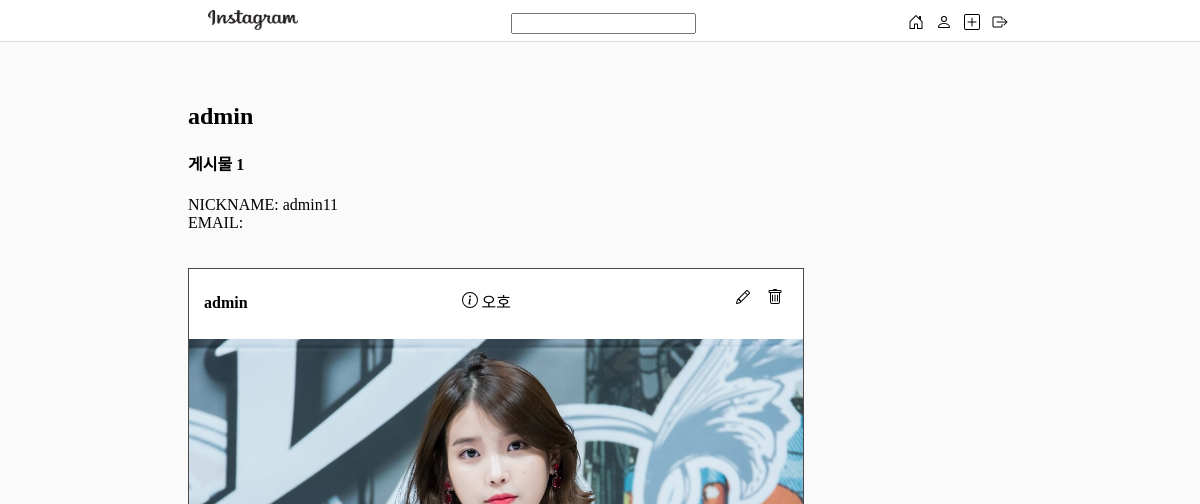
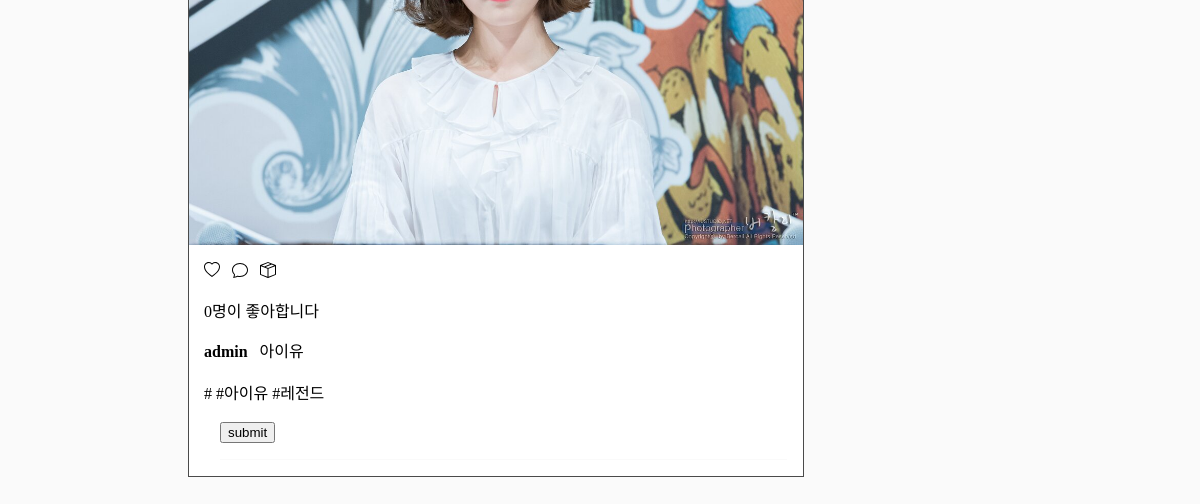
/mypage/admin, run on an earlier commit of the app's database (2 pictures, top to bottom).
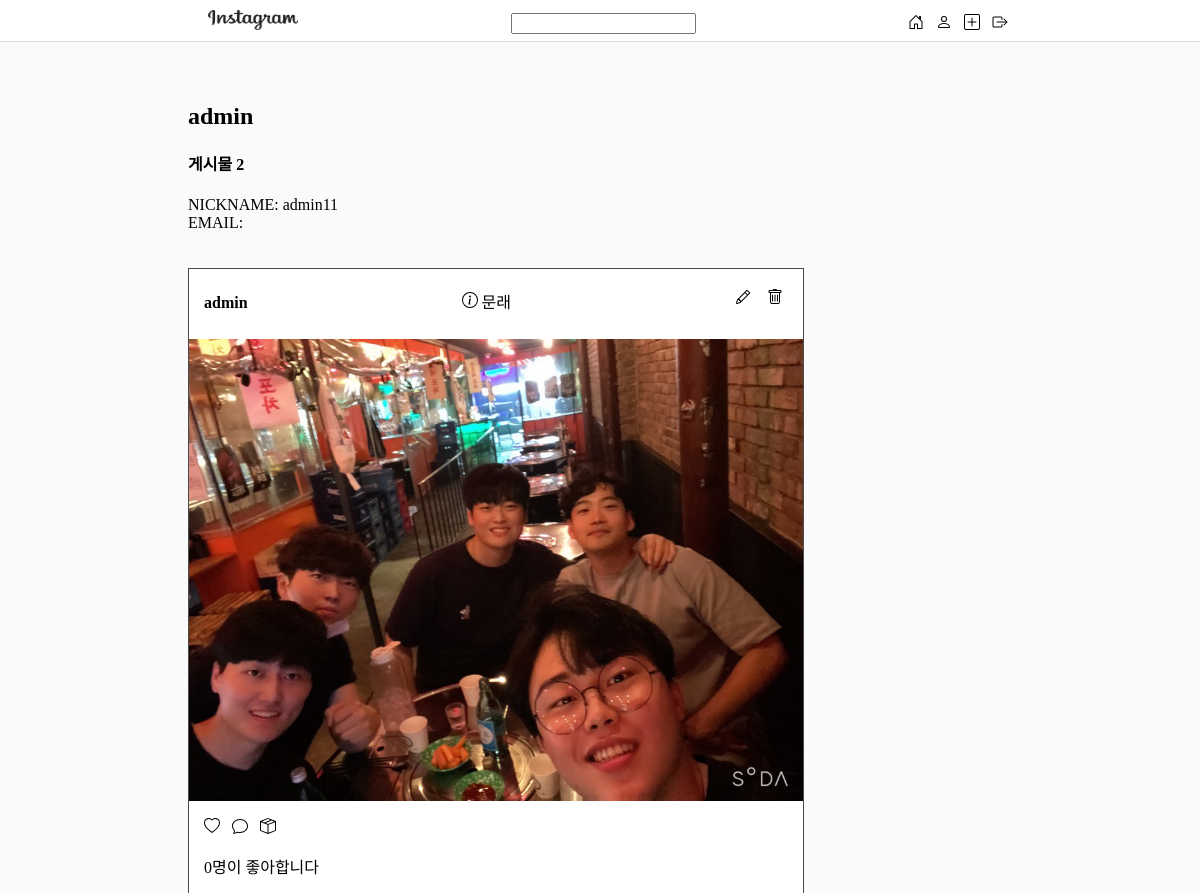
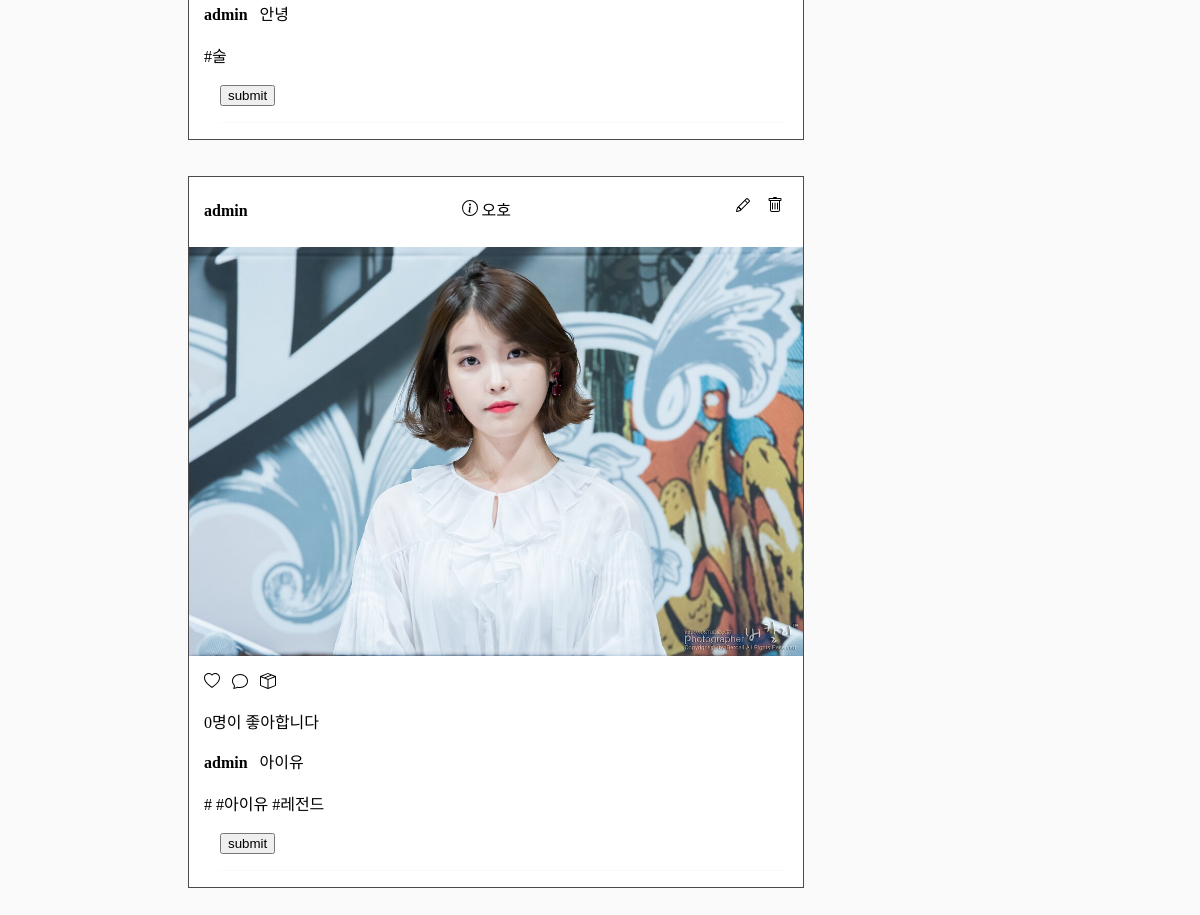
And on a later commit of the database (2 pictures, top to bottom).
### insta/models.py (models this page shows, shortened)
class CustomUser(AbstractUser):
    def __str__(self):
        return self.username
    profile_image = models.ImageField(upload_to='images/', blank=True)
    nickname = models.CharField(max_length=50)

class Post(models.Model):
    title = models.CharField(max_length=200)
    content = models.TextField()
    image = models.ImageField(upload_to='images/', blank=True)
    writer = models.ForeignKey(settings.AUTH_USER_MODEL, on_delete=models.CASCADE, related_name="writer", default="")
    place = models.CharField(max_length=50)
    likes = models.ManyToManyField(settings.AUTH_USER_MODEL, related_name="likes")
    hashtag_field = models.CharField(max_length=200, blank=True)
    hashtags = models.ManyToManyField('Hashtag', blank=True)

class Hashtag(models.Model):
    name = models.CharField(max_length=50)

### insta/views.py (the view)
# urls.py: path('mypage/<str:pk>', insta.views.mypage, name='mypage'),
def mypage(request, pk):
    users = CustomUser.objects.get(username=pk)
    posts = Post.objects.filter(writer=users).order_by('-id')
    return render(request, 'insta/mypage.html', {"users": users, "posts": posts})

### insta/templates/insta/mypage.html (shortened to what this page needs)
{% extends 'insta/base.html' %}
{% load static %}
{% block header %}
<div class="main">
<div>
<div>
    <h2>{{ users.username }}</h2>
    <h4>게시물 {{ posts.count }}</h4>
    NICKNAME: {{ users.nickname }}<br>
    EMAIL: {{ users.email }}
</div>
</div><br><br>
<div class="mypage_post">
{% for post in posts %}
<div class="card">
    <header>
        <span class="username">
        <a href="{% url 'mypage' pk=post.writer %}" style="text-decoration:none">
            {{ post.writer }}
        </a>
        </span>
        <span class="place">
            {{ post.place }}
        </span>
        <span class="change">
        <a href="{% url 'update' pk=post.pk %}">
        </a> &nbsp;&nbsp;
        <a href="{% url 'delete' pk=post.pk %}">
        </a>
        </span>
    </header>
    <div class="card_image">
        {% if post.image %}
            <img src="{{ post.image.url }}" alt="">
        {% endif %}
    </div>
    <div class="card-bottom">
    <div class="function1">
        <a href="{% url 'like' pk=post.pk %}">
        </a>&nbsp;
        <span>
        </span>
        <span>
        </span>
    </div>
    <p> {{ post.likes.count }}명이 좋아합니다 </p>
    <div class="info">
        <div>
        <a style="font-weight: bold;"href="{% url 'mypage' pk=post.writer %}" style="text-decoration:none">
            {{ post.writer }}
        </a> &nbsp;
        {{ post.content }}
        </div>
    </div><br>
        <span>
            {% for hashtag in post.hashtags.all %}
              <a class="hashtag" href="/hashtag/{{ hashtag.name }}" style="text-decoration:none">
                #{{ hashtag.name }} </a>
            {% endfor %}
        </span>    <br><br>
    <div class="comment">
        <form method="POST" action="/comment/{{ post.id }}">
            <input type="submit" value="submit">
        </form>
    </div>
</div>
</div><br><br>
{% endfor %}
</div>
</div>
{% endblock %}

### insta/templates/insta/base.html (shortened to what this page needs)
<!doctype html>
{% load static %}
<html lang="en">
  <head>
    <link rel="stylesheet"  type="text/css" href="{% static 'insta/css/style.css' %}">
  </head>
  <body>
    <div class="nav_container">
        <div class="left">
            <a href="{% url 'main' %}" style="text-decoration:none">
                <img class="instalogo" src="{% static 'insta/img/insta_logo.png' %}">
            </a>
        </div>
        <div class="search">
            <form action="{% url 'search' %}">
                <input type="text" name="search">
            </form>
        </div>
        <div class="right">
            <a href="{% url 'main' %}" style="text-decoration:none">
            </a> &nbsp;
            <a href="{% url 'mypage' pk=user.username %}" style="text-decoration:none">
            </a> &nbsp;
            <a href="{% url 'create' %}" style="text-decoration:none">
            </a> &nbsp;
            <a href="{% url 'logout' %}" style="text-decoration:none">
            </a>
        </div>
    </div>
    <div class="container">
        {% block header %}
        {% endblock %}
    </div>
  </body>
</html>

### insta/static/insta/css/style.css (style rules this page uses)
.instalogo { margin-top: 10px; width: 90px; height: 20px; }
.nav_container { position: fixed; top: 0; left: 0; right: 0; background-color: #ffffff; display: flex; justify-content: space-between; padding-bottom: 7px; padding-right: 12rem; padding-left: 13rem; align-items: flex-end; border-bottom: 0.7px solid #dbdbdb; z-index: 2; }
.container { display: flex; flex-direction: row; justify-content:center; margin-right: 13rem; }
body { justify-content:center; background-color: #fafafa; }
.username { font-weight: bold; }
.username a { margin-top: 20px; margin-left: 10px; }
.main { background-color: #fafafa; }
.card { border: 1px solid #4a4a4a; width:614px; background-color: #ffffff; }
.comment { margin: 0rem 1rem 1rem 1rem; border-bottom: 1px solid #fafafa; padding-bottom: 1rem; }
header { height: 40px; padding-top: 20px; padding-left: 5px; }
.card_image img { width: 100%; margin-top: 10px; }
.info { display: flex; justify-content: space-between; }
body { padding-top: 75px; }
.card-bottom { margin-left: 15px; }
.function1 { margin-top: 13px; }
.change { float: right; margin-right: 20px; }
.place { margin-left: 210px; font-family: 'Arita-dotum-Medium'; }

### insta/templates/insta/base.html (style rules this page uses)
a { text-decoration: none; color: black; }

What changed in the data, as far as the page shows it:
added Post: writer "admin", place "문래", image (picture), likes.count "0", content "안녕"
added Hashtag: name "술", shown under "admin"
Also different on the page:
{{ posts.count }}: "1" → "2"
